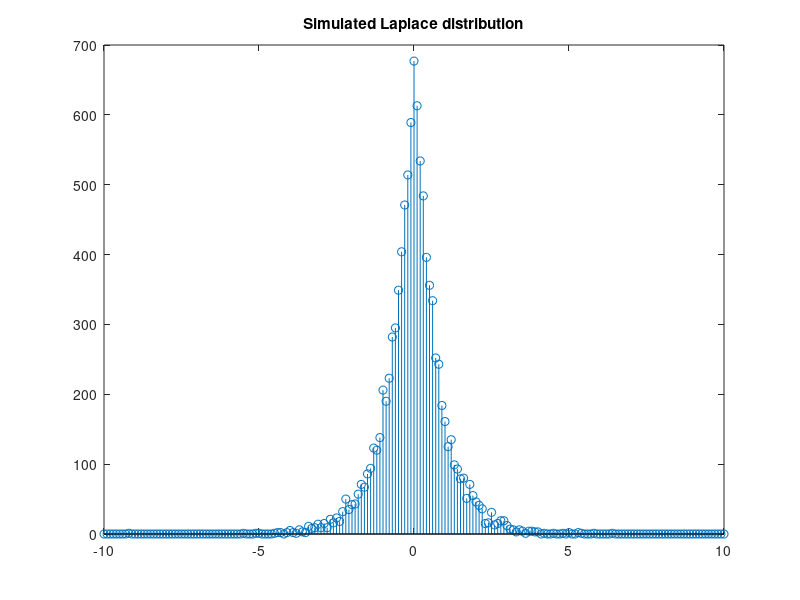

Source code (MATLAB):
% Example 3.1
% Simulation of random signals
% Uniform distribution 0 - 1 (actually [2^(-53), 1-2^(-53)])
x=rand(1,10)
mean_uni=mean(x)
% More values
x=rand(1,1000);
mean_uni1000=mean(x)
var_uni1000=var(x)
pause
% Uniform distribution -5 - 5 and more values
Delta=10;
x=Delta*(rand(1,100000)-0.5);
mean_uni2=mean(x)
var_uni2=var(x)
pause
% Extra: Distribution of sums
a=10*rand(11,100000);   % 11 seq. of real numbers 10*[2^(-53), 1-2^(-53)]
a=floor(a);             % 11 seq. of integers 0 to 9
mean0to9=mean(a,2)      % Mean of each sequence
meanall=sum(sum(a))/(11*100000) % Mean of all sequnces
mean10=mean(a);         % Mean of 11 numbers
stem([0:0.25:10],hist(mean10,[0:0.25:10]))
title('Distribution of means of 11 numbers')
pause
% Discrete distribution
% Independent +1/-1 variables from a with probability p for +1
p=1/4
x=rand(1,10);
a=sign(p-x)
pause
% Other distribution function
% Two-sided laplace
sigma=1;
x=rand(1,10000);
a=(x<0.5)*sigma.*log(2*x)/sqrt(2)...
 -(x>=0.5)*sigma.*log(2*(1-x))/sqrt(2);
stem([-10:0.1:10],hist(a,[-10:0.1:10]))
title('Simulated Laplace distribution')